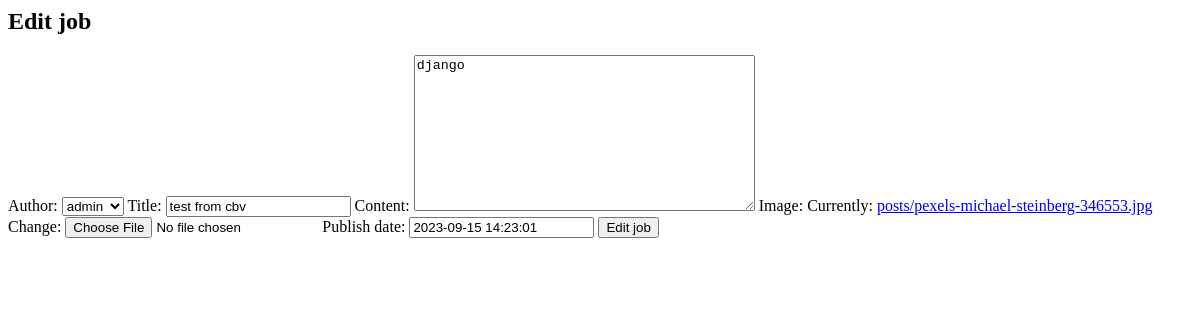
The page /blog/9/edit on the database as committed earlier.
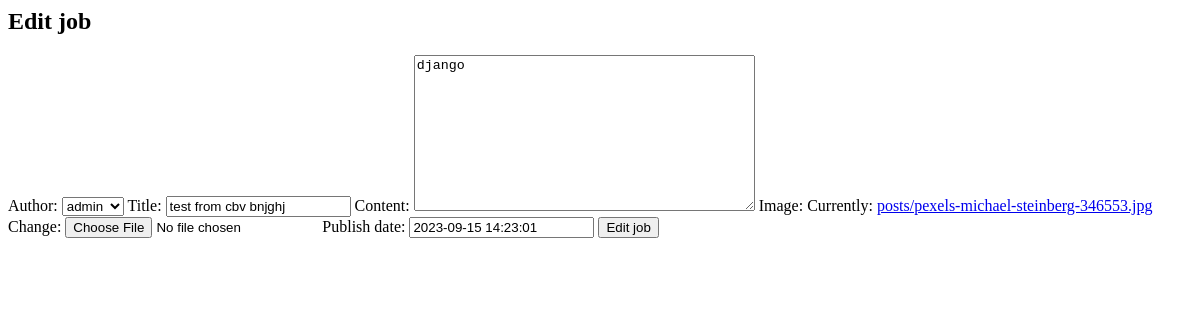
The same page on the database as committed later.
### posts/models.py (models this page shows)
class Post(models.Model):
    author = models.ForeignKey(User,related_name='post_author' , on_delete=models.SET_NULL,null=True)
    title = models.CharField(max_length=150)
    content = models.TextField(max_length=30000)
    image = models.ImageField(upload_to='posts')
    publish_date = models.DateTimeField(default=timezone.now)
    tags = TaggableManager()

### posts/views2.py (the view)
# urls.py: path('blog/<int:pk>/edit', PostEdit.as_view()),
class PostEdit(generic.UpdateView):
    model = Post
    fields = '__all__'
    success_url = '/blog/'
    template_name = 'posts/edit_post.html'

### posts/templates/posts/edit_post.html (shortened to what this page needs)
<h2>Edit job</h2>
<form method="get" enctype="multipart/form-data">
    {{form}}
    <input type="submit" value="Edit job">
</form>

Rows that differ between the two databases and show on the page:
changed Post "admin": title "test from cbv" → "test from cbv bnjghj"
